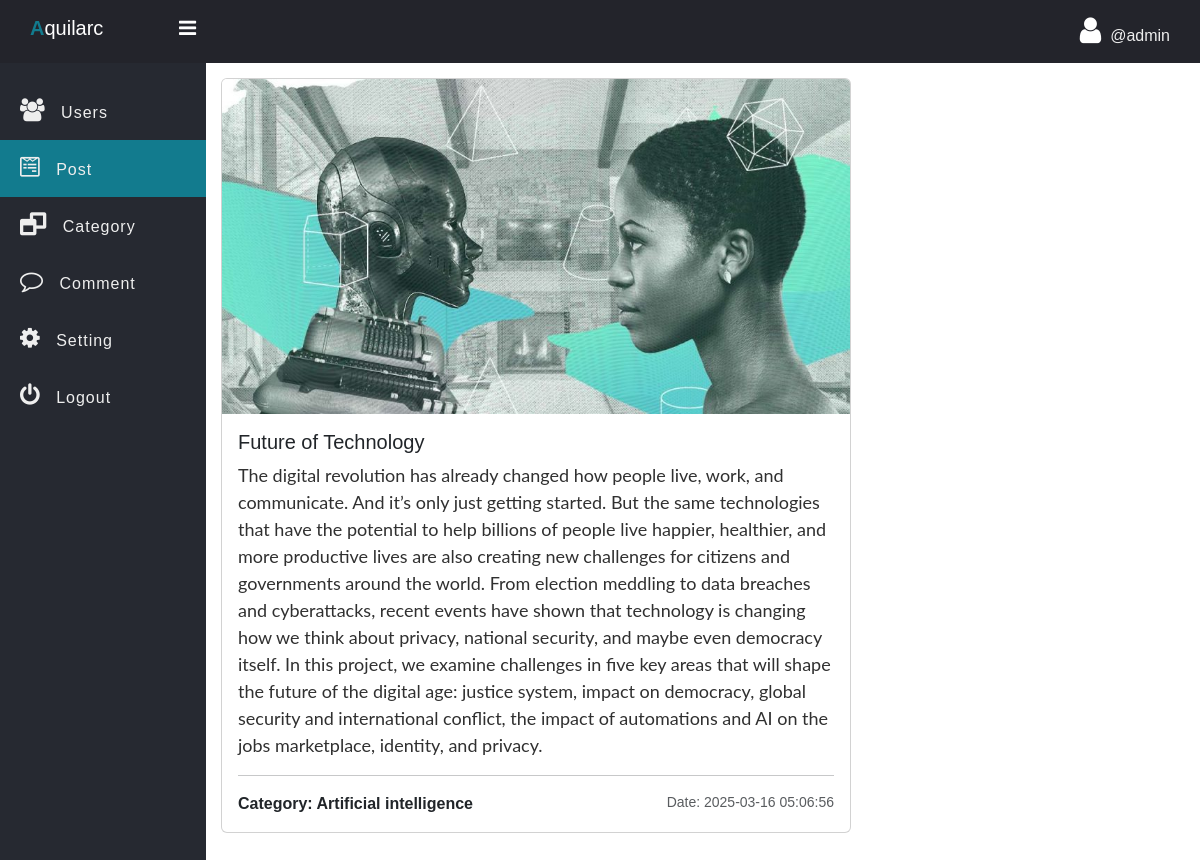
Screenshot of /blog/admin/single_post.php?post_id=1 (signed in) with the database file from the repository.
### tables this page shows
CREATE TABLE `post` (
  `post_id` int(11) NOT NULL,
  `post_title` varchar(127) NOT NULL,
  `post_text` text NOT NULL,
  `category` int(11) NOT NULL,
  `publish` int(2) NOT NULL DEFAULT 1,
  `cover_url` varchar(255) NOT NULL DEFAULT 'default.jpg',
  `crated_at` datetime NOT NULL DEFAULT current_timestamp()
);

CREATE TABLE `category` (
  `id` int(11) NOT NULL,
  `category` varchar(127) NOT NULL
);

### blog/admin/data/Post.php (called while the page is built, shortened)
<?php
function getByIdDeep($conn, $id){
   $sql = "SELECT * FROM post WHERE post_id=?";
   $stmt = $conn->prepare($sql);
   $stmt->execute([$id]);
   if($stmt->rowCount() >= 1){
         $data = $stmt->fetch();
         return $data;
   }else {
       return 0;
   }
}
function getCategoryById($conn, $id){
   $sql = "SELECT * FROM category WHERE id=?";
   $stmt = $conn->prepare($sql);
   $stmt->execute([$id]);
   if($stmt->rowCount() >= 1){
         $data = $stmt->fetch();
         return $data;
   }else {
       return 0;
   }
}

### blog/admin/single_post.php (the view, shortened to what this page needs)
<?php
if (isset($_SESSION['admin_id']) && isset($_SESSION['username']) && isset($_GET['post_id'])) {
	$post_id = $_GET['post_id'];
    include_once("data/Post.php");
    include_once("../db_conn.php");
    $post = getByIdDeep($conn, $post_id);
    $category = getCategoryById($conn, $post['category']);
 ?>
<!DOCTYPE html>
<html>
<head>
	<link rel="stylesheet" href="https://stackpath.bootstrapcdn.com/font-awesome/4.7.0/css/font-awesome.min.css">
	<link href="https://cdn.jsdelivr.net/npm/bootstrap@5.3.0/dist/css/bootstrap.min.css" rel="stylesheet">
	<link rel="stylesheet" href="../css/side-bar.css">
	<link rel="stylesheet" href="../css/style.css">
</head>
<body>
	<?php
	  include "inc/side-nav.php";
	?>
	 <div class="main-table">
         <div class="card main-blog-card mb-5">
			  <img src="../upload/blog/<?=$post['cover_url'] ?>" class="card-img-top" alt="...">
			  <div class="card-body">
			    <h5 class="card-title"><?=$post['post_title'] ?></h5>
			    <?=$post['post_text'] ?>
			    <hr>
                <p class="card-text d-flex justify-content-between">
                	<b>Category: <?=$category['category']?></b>
                	<small class="text-body-secondary">Date: <?=$post['crated_at'] ?></small>
                </p>
			  </div>
		  </div>
	 </div>
	</section>
	</div>
</body>
</html>
<?php }else {
	header("Location: ../admin-login.php");
	exit;
} ?>

### blog/css/side-bar.css (style rules this page uses)
* { padding: 0; margin: 0; box-sizing: border-box; font-family: arial, sans-serif; }

### blog/css/style.css (style rules this page uses)
img { max-width: 100%; }
.main-blog-card { width: 90%; }
.main-table { width: 90%; max-width: 700px; }

### rows the page displays
post: cover_url (picture), post_title "Future of Technology", post_text "The digital revolution has already changed how people live, work, and communicate. And it’s only just getting started. But the same technologies that have the potential to help billions of people live happier, healthier, and more productive lives are also creating new challenges for citizens and governments around the world. From election meddling to data breaches and cyberattacks, recent events have shown that technology is changing how we think about privacy, national security, and maybe even democracy itself. In this project, we examine challenges in five key areas that will shape the future of the digital age: justice system, impact on democracy, global security and international…", crated_at "2025-03-16 05:06:56"
category: category "Artificial intelligence"

### other values shown
$_SESSION['username'] "admin"
